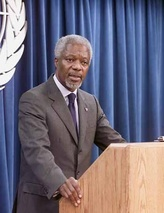
#> input picture skin_Images/skin12.jpg, 164 x 213 px, shrunk from 350 x 453 before the run
$ python 'HSV_&_YCbCr_skin_detection.py' skin_Images/skin12.jpg
#> lines starting #> are read from the running program, lines starting #| are printed output that depends on the picture; after the words box and inside, x2 and y2 are one past the last pixel; in counts of white or black regions, pixels touching at a corner belong together
#https://github.com/CHEREF-Mehdi/SkinDetection
import cv2
import numpy as np

import os
import sys

# if(len(sys.argv) != 2):
#      print("ERROR: The format should be <<< python HSV_&_YCbCr_skin_detection.py <image file> >>>")
#      exit()

filename = 'skin12.jpg'

# read the image
img = cv2.imread('skin_Images/' + filename)
#> img is the input picture: shape (213, 164, 3); mean B, G, R 121.2, 104.8, 110.3

#converting from gbr to hsv color space
img_HSV = cv2.cvtColor(img, cv2.COLOR_BGR2HSV)
#> img_HSV: shape (213, 164, 3); mean H, S, V 96.3, 88.1, 138
#skin color range for hsv color space
HSV_mask = cv2.inRange(img_HSV, (0, 15, 0), (17,170,255))
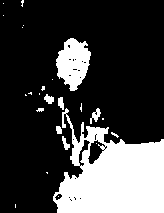
#> HSV_mask: shape (213, 164); 24.9% white; 25 white regions (17 under 20 px), largest, box (x1, y1, x2, y2) and area: (53, 108, 164, 213) 7074, (56, 38, 91, 91) 1221, (90, 108, 101, 124) 81
HSV_mask = cv2.morphologyEx(HSV_mask, cv2.MORPH_OPEN, np.ones((3,3), np.uint8))
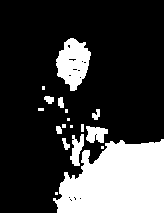
#> HSV_mask: shape (213, 164); 24.1% white; 18 white regions (8 under 20 px), largest, box (x1, y1, x2, y2) and area: (53, 139, 164, 213) 6317, (56, 38, 91, 91) 1199, (86, 126, 108, 143) 269

#converting from gbr to YCbCr color space
img_YCrCb = cv2.cvtColor(img, cv2.COLOR_BGR2YCrCb)
#> img_YCrCb: shape (213, 164, 3); mean of channels 0, 1, 2 108.3, 129.4, 135.3
#skin color range for hsv color space
YCrCb_mask = cv2.inRange(img_YCrCb, (0, 135, 85), (255,180,135))
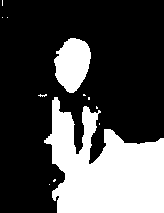
#> YCrCb_mask: shape (213, 164); 29.3% white; 12 white regions (10 under 20 px), largest, box (x1, y1, x2, y2) and area: (44, 97, 164, 213) 8738, (54, 38, 91, 93) 1454
YCrCb_mask = cv2.morphologyEx(YCrCb_mask, cv2.MORPH_OPEN, np.ones((3,3), np.uint8))
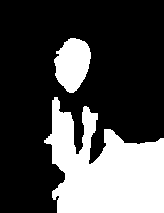
#> YCrCb_mask: shape (213, 164); 29.1% white; 2 white regions, box (x1, y1, x2, y2) and area: (44, 97, 164, 213) 8720, (54, 38, 91, 93) 1454

#merge skin detection (YCbCr and hsv)
global_mask=cv2.bitwise_and(YCrCb_mask,HSV_mask)
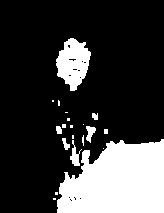
#> global_mask: shape (213, 164); 22.8% white; 20 white regions (12 under 20 px), largest, box (x1, y1, x2, y2) and area: (57, 139, 164, 213) 6290, (56, 38, 91, 91) 1198, (70, 140, 82, 166) 133
global_mask=cv2.medianBlur(global_mask,3)
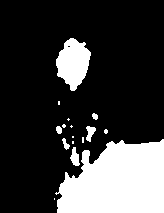
#> global_mask: shape (213, 164); 22.7% white; 16 white regions (9 under 20 px), largest, box (x1, y1, x2, y2) and area: (55, 139, 164, 213) 6297, (56, 38, 91, 91) 1219, (70, 147, 80, 166) 116
global_mask = cv2.morphologyEx(global_mask, cv2.MORPH_OPEN, np.ones((4,4), np.uint8))
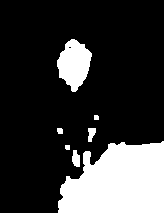
#> global_mask: shape (213, 164); 21.6% white; 7 white regions, largest, box (x1, y1, x2, y2) and area: (58, 141, 164, 213) 6084, (57, 39, 92, 92) 1209, (72, 150, 80, 167) 106


HSV_result = cv2.bitwise_not(HSV_mask)
YCrCb_result = cv2.bitwise_not(YCrCb_mask)
global_result=cv2.bitwise_not(global_mask)

# Get the current working directory
#   and create result folder for processed images
result_path = os.getcwd() + "/result_Images/HSV_&_YCbCr"
if not os.path.exists(result_path):
    os.makedirs(result_path)

cv2.imwrite(os.path.join(result_path , filename + "_HSV.jpg"), HSV_result)
cv2.imwrite(os.path.join(result_path , filename + "_YCbCr.jpg"), YCrCb_result)
cv2.imwrite(os.path.join(result_path , filename + "_global_result.jpg"), global_result)

print("The image is saved to result_Images/HSV_&_YCbCr folder.")


# [7 lines of commented-out code are left out]
cv2.destroyAllWindows()

$ run again, with skin_Images/skin11.jpg copied over skin_Images/skin12.jpg
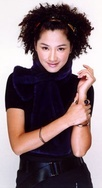
#> input picture skin_Images/skin11.jpg, 102 x 188 px, shrunk from 217 x 400 before the run
#> img is the input picture: shape (188, 102, 3); mean B, G, R 116.9, 112.3, 132.2
#> img_HSV: shape (188, 102, 3); mean H, S, V 115.2, 106.2, 134.6
#> `HSV_mask = cv2.inRange(img_HSV, (0, 15, 0), (17,170,255))`:
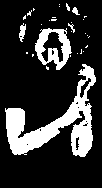
#> HSV_mask: shape (188, 102); 19.9% white; 30 white regions (25 under 20 px), largest, box (x1, y1, x2, y2) and area: (5, 64, 96, 157) 2821, (35, 28, 72, 70) 747, (19, 23, 26, 42) 78, (72, 7, 80, 15) 34, (68, 23, 75, 33) 24
#> img_YCrCb: shape (188, 102, 3); mean of channels 0, 1, 2 118.8, 137.6, 126.9
#> `global_mask = cv2.morphologyEx(global_mask, cv2.MORPH_OPEN, np.ones((4..`:
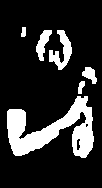
#> global_mask: shape (188, 102); 17.8% white; 6 white regions, box (x1, y1, x2, y2) and area: (7, 96, 94, 158) 2490, (49, 30, 72, 70) 421, (36, 30, 52, 61) 244, (82, 67, 97, 84) 150, (78, 81, 85, 94) 61, (21, 27, 26, 37) 43
#> HSV_result: shape (188, 102); 81.4% white; 6 black regions (1 under 20 px), largest, box (x1, y1, x2, y2) and area: (6, 64, 96, 157) 2763, (48, 29, 71, 70) 448, (35, 29, 52, 65) 271, (19, 26, 26, 36) 55, (73, 8, 78, 14) 26
#> YCrCb_result: shape (188, 102); 65.9% white; 3 black regions, box (x1, y1, x2, y2) and area: (5, 64, 96, 159) 3689, (19, 3, 94, 73) 2767, (47, 17, 66, 26) 87

$ run again, with skin_Images/skin6.jpg copied over skin_Images/skin12.jpg
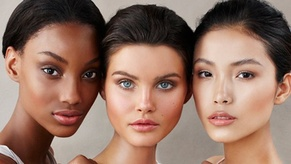
#> input picture skin_Images/skin6.jpg, 291 x 164 px, shrunk from 620 x 350 before the run
#> img is the input picture: shape (164, 291, 3); mean B, G, R 100.2, 114.7, 146.5
#> img_HSV: shape (164, 291, 3); mean H, S, V 16.6, 87.2, 146.6
#> img_YCrCb: shape (164, 291, 3); mean of channels 0, 1, 2 122.6, 145.1, 115.4
#> `global_mask = cv2.morphologyEx(global_mask, cv2.MORPH_OPEN, np.ones((4..`:
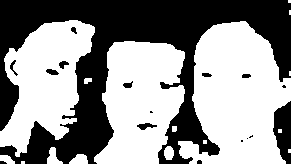
#> global_mask: shape (164, 291); 57.1% white; 17 black regions (7 under 20 px), largest, box (x1, y1, x2, y2) and area: (0, 0, 291, 164) 19244, (273, 101, 291, 164) 795, (137, 123, 157, 130) 78
#> HSV_result: shape (164, 291); 22.2% white; 98 white regions (74 under 20 px), largest, box (x1, y1, x2, y2) and area: (19, 0, 112, 164) 4820, (152, 0, 291, 135) 3317, (0, 85, 18, 130) 467
#> YCrCb_result: shape (164, 291); 33.6% white; 13 white regions (2 under 20 px), largest, box (x1, y1, x2, y2) and area: (0, 0, 291, 130) 11747, (52, 96, 113, 164) 1768, (157, 100, 221, 164) 1363
